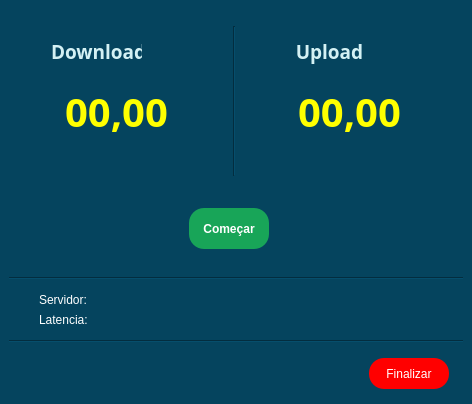
<?xml version="1.0" encoding="UTF-8"?>
<ui version="4.0">
 <class>Dialog</class>
 <widget class="QDialog" name="Dialog">
  <property name="geometry">
   <rect>
    <x>0</x>
    <y>0</y>
    <width>472</width>
    <height>404</height>
   </rect>
  </property>
  <property name="minimumSize">
   <size>
    <width>472</width>
    <height>404</height>
   </size>
  </property>
  <property name="windowTitle">
   <string>Dialog</string>
  </property>
  <property name="styleSheet">
   <string notr="true">
background-color: #05445E;</string>
  </property>
  <layout class="QVBoxLayout" name="verticalLayout">
   <property name="spacing">
    <number>0</number>
   </property>
   <property name="leftMargin">
    <number>0</number>
   </property>
   <property name="topMargin">
    <number>0</number>
   </property>
   <property name="rightMargin">
    <number>0</number>
   </property>
   <property name="bottomMargin">
    <number>0</number>
   </property>
   <item>
    <widget class="QFrame" name="caixa_upload_download">
     <property name="maximumSize">
      <size>
       <width>6519519</width>
       <height>5951519</height>
      </size>
     </property>
     <property name="frameShape">
      <enum>QFrame::NoFrame</enum>
     </property>
     <property name="frameShadow">
      <enum>QFrame::Raised</enum>
     </property>
     <layout class="QHBoxLayout" name="horizontalLayout">
      <item>
       <widget class="QFrame" name="box_download">
        <property name="maximumSize">
         <size>
          <width>214</width>
          <height>170</height>
         </size>
        </property>
        <property name="styleSheet">
         <string notr="true"/>
        </property>
        <property name="frameShape">
         <enum>QFrame::NoFrame</enum>
        </property>
        <property name="frameShadow">
         <enum>QFrame::Raised</enum>
        </property>
        <widget class="QLabel" name="label_download">
         <property name="geometry">
          <rect>
           <x>40</x>
           <y>20</y>
           <width>91</width>
           <height>31</height>
          </rect>
         </property>
         <property name="font">
          <font>
           <family>Tlwg Typo</family>
           <pointsize>14</pointsize>
           <weight>75</weight>
           <bold>true</bold>
          </font>
         </property>
         <property name="styleSheet">
          <string notr="true">color: #D4F1F4</string>
         </property>
         <property name="text">
          <string>Download</string>
         </property>
        </widget>
        <widget class="QLabel" name="label_valorDownload">
         <property name="geometry">
          <rect>
           <x>30</x>
           <y>70</y>
           <width>151</width>
           <height>51</height>
          </rect>
         </property>
         <property name="font">
          <font>
           <family>Mukti Narrow</family>
           <pointsize>30</pointsize>
           <weight>75</weight>
           <bold>true</bold>
          </font>
         </property>
         <property name="styleSheet">
          <string notr="true">color: 	#FFFF00;
</string>
         </property>
         <property name="text">
          <string>00,00</string>
         </property>
         <property name="alignment">
          <set>Qt::AlignCenter</set>
         </property>
        </widget>
        <widget class="QFrame" name="frame_3">
         <property name="geometry">
          <rect>
           <x>140</x>
           <y>15</y>
           <width>41</width>
           <height>41</height>
          </rect>
         </property>
         <property name="styleSheet">
          <string notr="true">background-image: url(:/download/seta_para_baixo_redimensionada.png);
background-position: center;
background-repeat: no-repeat;</string>
         </property>
         <property name="frameShape">
          <enum>QFrame::NoFrame</enum>
         </property>
         <property name="frameShadow">
          <enum>QFrame::Raised</enum>
         </property>
        </widget>
       </widget>
      </item>
      <item>
       <widget class="Line" name="line">
        <property name="enabled">
         <bool>true</bool>
        </property>
        <property name="minimumSize">
         <size>
          <width>0</width>
          <height>0</height>
         </size>
        </property>
        <property name="maximumSize">
         <size>
          <width>16777215</width>
          <height>150</height>
         </size>
        </property>
        <property name="orientation">
         <enum>Qt::Vertical</enum>
        </property>
       </widget>
      </item>
      <item>
       <widget class="QFrame" name="box_upload">
        <property name="maximumSize">
         <size>
          <width>214</width>
          <height>170</height>
         </size>
        </property>
        <property name="styleSheet">
         <string notr="true"/>
        </property>
        <property name="frameShape">
         <enum>QFrame::NoFrame</enum>
        </property>
        <property name="frameShadow">
         <enum>QFrame::Raised</enum>
        </property>
        <widget class="QLabel" name="label_upload">
         <property name="geometry">
          <rect>
           <x>40</x>
           <y>20</y>
           <width>91</width>
           <height>31</height>
          </rect>
         </property>
         <property name="font">
          <font>
           <family>Tlwg Typo</family>
           <pointsize>14</pointsize>
           <weight>75</weight>
           <bold>true</bold>
          </font>
         </property>
         <property name="styleSheet">
          <string notr="true">color:#D4F1F4;</string>
         </property>
         <property name="text">
          <string>Upload</string>
         </property>
         <property name="alignment">
          <set>Qt::AlignCenter</set>
         </property>
        </widget>
        <widget class="QLabel" name="label_valorUpload">
         <property name="geometry">
          <rect>
           <x>30</x>
           <y>70</y>
           <width>151</width>
           <height>51</height>
          </rect>
         </property>
         <property name="font">
          <font>
           <family>Mukti Narrow</family>
           <pointsize>30</pointsize>
           <weight>75</weight>
           <bold>true</bold>
          </font>
         </property>
         <property name="styleSheet">
          <string notr="true">color: 	#FFFF00;</string>
         </property>
         <property name="text">
          <string>00,00</string>
         </property>
         <property name="alignment">
          <set>Qt::AlignCenter</set>
         </property>
        </widget>
        <widget class="QFrame" name="frame_4">
         <property name="geometry">
          <rect>
           <x>130</x>
           <y>15</y>
           <width>41</width>
           <height>41</height>
          </rect>
         </property>
         <property name="styleSheet">
          <string notr="true">background-image: url(:/upload/seta_pra_cima_redimensionada.png);
background-position: center;
background-repeat: no-repeat</string>
         </property>
         <property name="frameShape">
          <enum>QFrame::NoFrame</enum>
         </property>
         <property name="frameShadow">
          <enum>QFrame::Raised</enum>
         </property>
        </widget>
       </widget>
      </item>
     </layout>
    </widget>
   </item>
   <item>
    <widget class="QFrame" name="frame_2">
     <property name="frameShape">
      <enum>QFrame::NoFrame</enum>
     </property>
     <property name="frameShadow">
      <enum>QFrame::Raised</enum>
     </property>
     <layout class="QHBoxLayout" name="horizontalLayout_2">
      <property name="spacing">
       <number>0</number>
      </property>
      <property name="leftMargin">
       <number>0</number>
      </property>
      <property name="topMargin">
       <number>0</number>
      </property>
      <property name="rightMargin">
       <number>0</number>
      </property>
      <property name="bottomMargin">
       <number>0</number>
      </property>
      <item>
       <widget class="QFrame" name="frame_inferior">
        <property name="maximumSize">
         <size>
          <width>454</width>
          <height>190</height>
         </size>
        </property>
        <property name="frameShape">
         <enum>QFrame::NoFrame</enum>
        </property>
        <property name="frameShadow">
         <enum>QFrame::Raised</enum>
        </property>
        <widget class="QPushButton" name="btn_comecar">
         <property name="geometry">
          <rect>
           <x>180</x>
           <y>0</y>
           <width>80</width>
           <height>41</height>
          </rect>
         </property>
         <property name="font">
          <font>
           <family>Ubuntu</family>
           <weight>75</weight>
           <bold>true</bold>
          </font>
         </property>
         <property name="styleSheet">
          <string notr="true">QPushButton {
border: 1px;
background-color: #18A558;
color: white;
border-radius: 15px;
}

QPushButton::hover {
	background-color: 	#00FF00;
}</string>
         </property>
         <property name="text">
          <string>Começar</string>
         </property>
        </widget>
        <widget class="QLabel" name="label_servidor">
         <property name="geometry">
          <rect>
           <x>30</x>
           <y>84</y>
           <width>57</width>
           <height>15</height>
          </rect>
         </property>
         <property name="styleSheet">
          <string notr="true">color: white;</string>
         </property>
         <property name="text">
          <string>Servidor: </string>
         </property>
        </widget>
        <widget class="QLabel" name="nome_servidor">
         <property name="geometry">
          <rect>
           <x>88</x>
           <y>84</y>
           <width>190</width>
           <height>16</height>
          </rect>
         </property>
         <property name="styleSheet">
          <string notr="true">color: white;</string>
         </property>
         <property name="text">
          <string/>
         </property>
         <property name="alignment">
          <set>Qt::AlignLeading|Qt::AlignLeft|Qt::AlignVCenter</set>
         </property>
        </widget>
        <widget class="QLabel" name="label_latencia">
         <property name="geometry">
          <rect>
           <x>30</x>
           <y>104</y>
           <width>61</width>
           <height>16</height>
          </rect>
         </property>
         <property name="styleSheet">
          <string notr="true">color: white;</string>
         </property>
         <property name="text">
          <string>Latencia:</string>
         </property>
        </widget>
        <widget class="QLabel" name="latencia">
         <property name="geometry">
          <rect>
           <x>90</x>
           <y>104</y>
           <width>57</width>
           <height>16</height>
          </rect>
         </property>
         <property name="styleSheet">
          <string notr="true">color: white;</string>
         </property>
         <property name="text">
          <string/>
         </property>
        </widget>
        <widget class="QFrame" name="logo_server">
         <property name="geometry">
          <rect>
           <x>5</x>
           <y>80</y>
           <width>25</width>
           <height>25</height>
          </rect>
         </property>
         <property name="styleSheet">
          <string notr="true">background-image: url(:/globo/globo_redimensionado.png);
background-repeat: no-repeat;</string>
         </property>
         <property name="frameShape">
          <enum>QFrame::NoFrame</enum>
         </property>
         <property name="frameShadow">
          <enum>QFrame::Raised</enum>
         </property>
        </widget>
        <widget class="Line" name="line_2">
         <property name="geometry">
          <rect>
           <x>0</x>
           <y>128</y>
           <width>461</width>
           <height>10</height>
          </rect>
         </property>
         <property name="orientation">
          <enum>Qt::Horizontal</enum>
         </property>
        </widget>
        <widget class="Line" name="line_3">
         <property name="geometry">
          <rect>
           <x>0</x>
           <y>60</y>
           <width>461</width>
           <height>20</height>
          </rect>
         </property>
         <property name="orientation">
          <enum>Qt::Horizontal</enum>
         </property>
        </widget>
        <widget class="QFrame" name="frame">
         <property name="geometry">
          <rect>
           <x>0</x>
           <y>100</y>
           <width>31</width>
           <height>25</height>
          </rect>
         </property>
         <property name="styleSheet">
          <string notr="true">background-image: url(:/ping/seta-cima-baixo-redimensionada.png);
background-repeat: no-repeate;
background-position: center;</string>
         </property>
         <property name="frameShape">
          <enum>QFrame::NoFrame</enum>
         </property>
         <property name="frameShadow">
          <enum>QFrame::Plain</enum>
         </property>
        </widget>
        <widget class="QPushButton" name="btn_close">
         <property name="geometry">
          <rect>
           <x>360</x>
           <y>150</y>
           <width>80</width>
           <height>31</height>
          </rect>
         </property>
         <property name="styleSheet">
          <string notr="true">QPushButton {
border: 1px;
background-color: red;
color: white;
border-radius: 15px;
}

QPushButton::hover {
	background-color: #FFFF00;
	color: black;
}</string>
         </property>
         <property name="text">
          <string>Finalizar</string>
         </property>
        </widget>
       </widget>
      </item>
     </layout>
    </widget>
   </item>
  </layout>
 </widget>
 <resources>
  <include location="logos/file_rsc.qrc"/>
 </resources>
 <connections/>
</ui>
